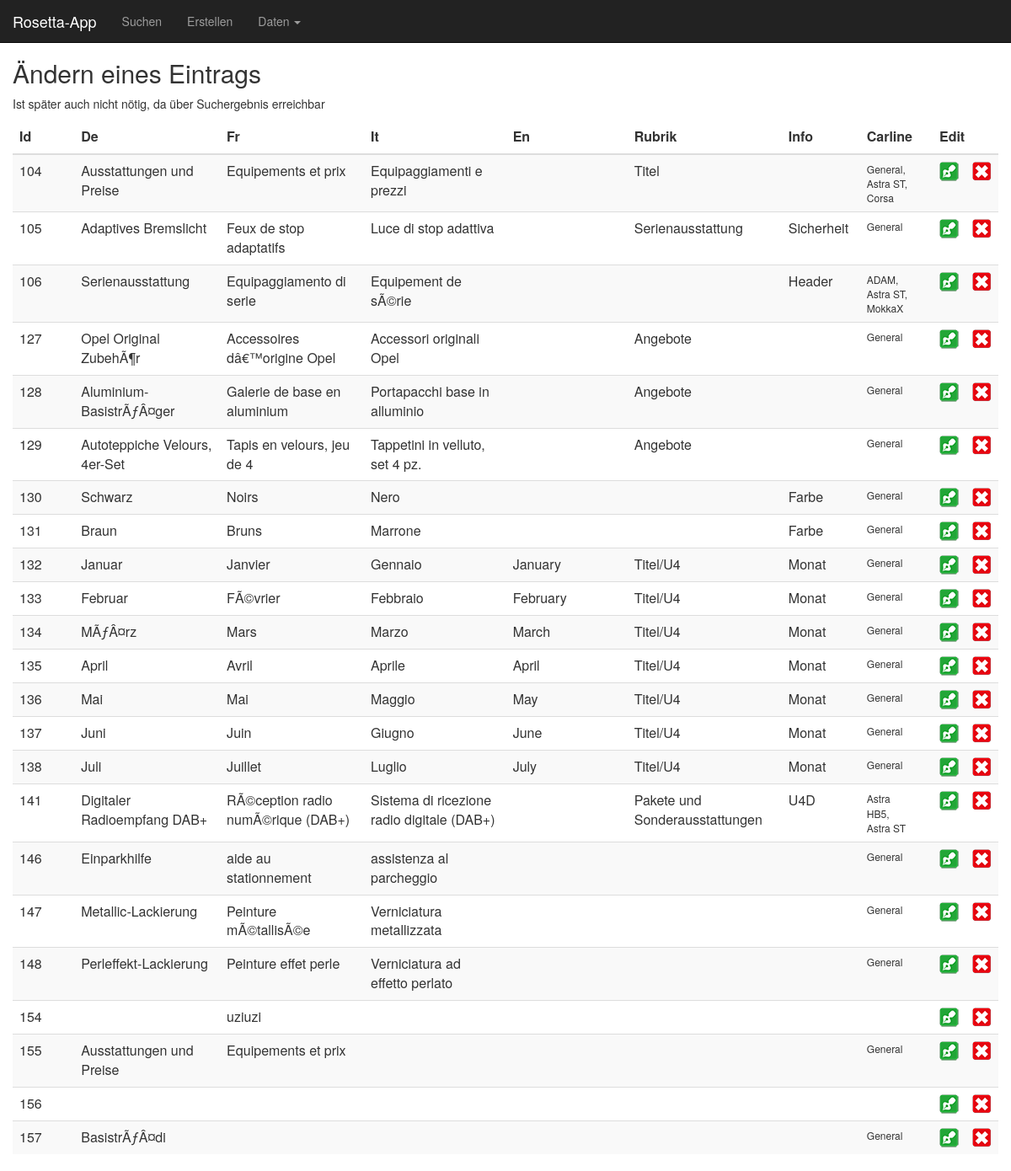
The app's page /Sandbox/003_db_aendern_a.php, older data.
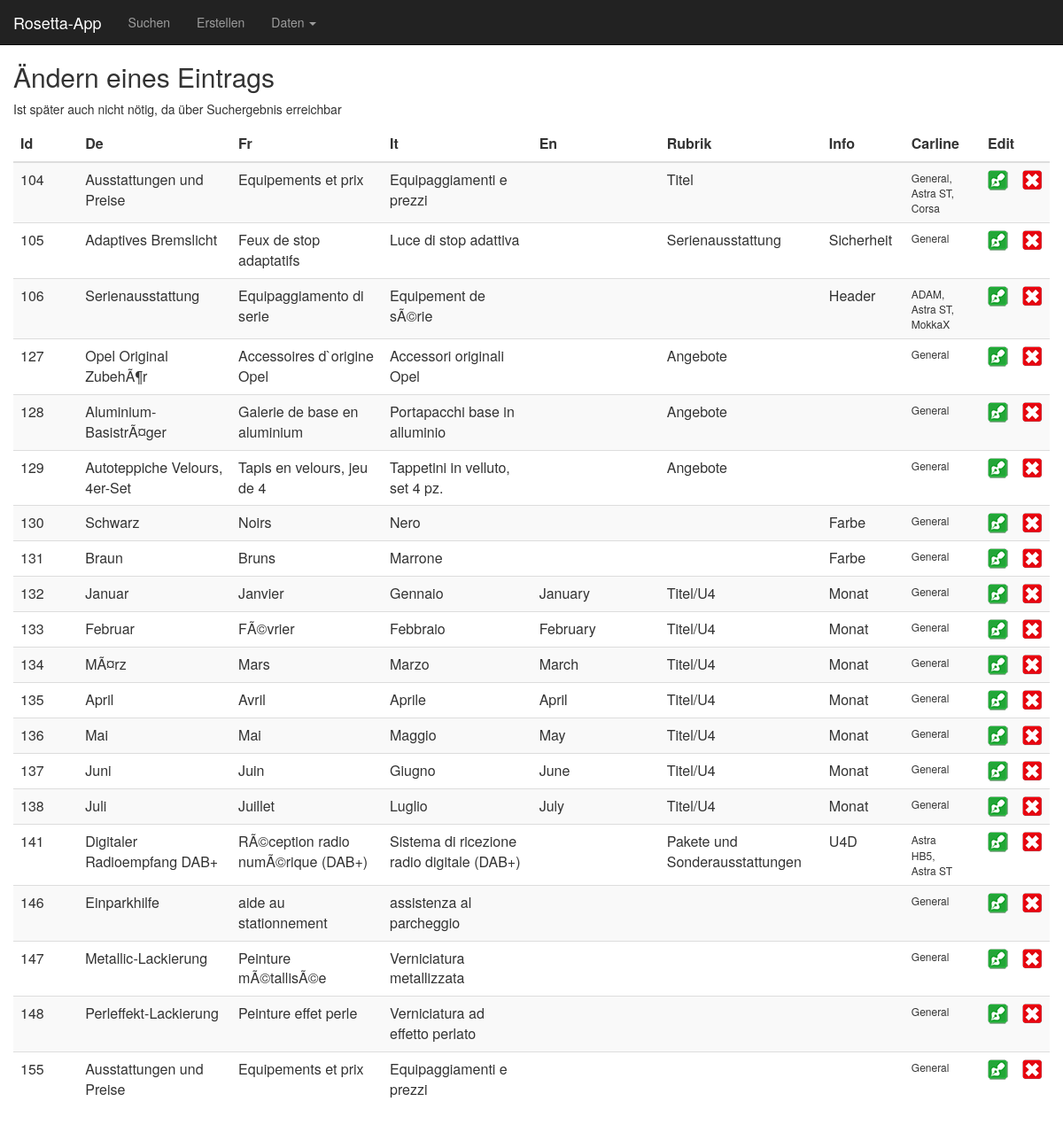
The same page, newer data.
### tables this page shows
CREATE TABLE `rosetta_data` (
  `token` varchar(100) DEFAULT NULL,
  `id` int(5) NOT NULL,
  `date` timestamp NOT NULL DEFAULT CURRENT_TIMESTAMP ON UPDATE CURRENT_TIMESTAMP,
  `de` varchar(1000) DEFAULT NULL,
  `fr` varchar(1000) DEFAULT NULL,
  `comment_fr` varchar(1000) DEFAULT NULL,
  `it` varchar(1000) DEFAULT NULL,
  `comment_it` varchar(1000) DEFAULT NULL,
  `en` varchar(1000) DEFAULT NULL,
  `rubrik` varchar(500) DEFAULT NULL,
  `info` varchar(200) DEFAULT NULL,
  `carline` varchar(500) DEFAULT NULL
);

### Sandbox/include/view_table.php (the view)
<table class="table table-hover table-responsive table-striped">
    <thead>
        <tr>
            <th class="col-sm-1">Id</th>
            <th class="col-sm-2">De</a></th>
            <th class="col-sm-2">Fr</th>
            <th class="col-sm-2">It</th>
            <th class="col-sm-2">En</th>
            <th class="col-sm-2">Rubrik</th>
            <th class="col-sm-2">Info</th>
            <th class="col-sm-2">Carline</th>
            <th class="col-sm-2"></th>
            <th class="col-sm-2" colspan="3">Edit</th>
        </tr>
    </thead>
    <tbody class="results">
<?php
if(empty($searchWord)){$searchWord="";};
while ($dsatz = mysqli_fetch_assoc($res))
{
    echo   "<tr>".
        "<td>" . $dsatz["id"]        . "</td>".
        "<td>" . utf8_encode(preg_replace("/" . $searchWord. "/", "<span class='highlight'>" . $searchWord . "</span>",$dsatz["de"]))       . "</td>".
        "<td>" . utf8_encode(preg_replace("/" . $searchWord. "/", "<span class='highlight'>" . $searchWord . "</span>",$dsatz["fr"]))      . "</td>".
        "<td>" . utf8_encode(preg_replace("/" . $searchWord. "/", "<span class='highlight'>" . $searchWord . "</span>",$dsatz["it"]))       . "</td>".
        "<td>" . utf8_encode(preg_replace("/" . $searchWord. "/", "<span class='highlight'>" . $searchWord . "</span>",$dsatz["en"]))      . "</td>".
        "<td>" . utf8_encode(preg_replace("/" . $searchWord. "/", "<span class='highlight'>" . $searchWord . "</span>",$dsatz["rubrik"]))    . "</td>".
        "<td>" . utf8_encode(preg_replace("/" . $searchWord. "/", "<span class='highlight'>" . $searchWord . "</span>",$dsatz["info"]))      . "</td>".
        "<td class='columnCarline'>" . $dsatz["carline"]   . "</td>".
        "<td>" .  "</td>".
        "<td >
            <input  type=\"image\" name='update' value='" . $dsatz["id"] . "' src=\"img/button_edit.png\" class=\"editButton\"  formaction=\"003_db_aendern_b.php\"></button>
        </td>".
        "<td >
            <input  type=\"image\" name='delete' value='" . $dsatz["id"] . "' src=\"img/button_delete.png\" class=\"editButton\"   formaction=\"003_db_loeschen_b.php\"></button>
        </td>";
    echo    "</tr>";
}
?>
</tbody>
    </table>

### Sandbox/elements/header.php (shortened to what this page needs)
<html>
    <head>
        <link href="https://slimou.de/___Bootstrap/bootstrap/css/bootstrap.min.css" rel="stylesheet">
        <link href="css/layout.css" rel="stylesheet">
        <link rel="stylesheet" href="//code.jquery.com/ui/1.11.4/themes/smoothness/jquery-ui.css">
    </head>
    <body>
        <?php
        include 'elements/navigation.php';
        ?>
        <div class="container-fluid content">

### Sandbox/elements/navigation.php (shortened to what this page needs)
<nav class="navbar navbar-inverse navbar-fixed-top">
    <div class="container-fluid">
        <div class="navbar-header">
            <a class="navbar-brand" href="index.php">Rosetta-App</a>
        </div>
        <div class="collapse navbar-collapse navbar-left" id="bs-exmple-navbar-collapse-1">
            <ul class="nav navbar-nav">
                <li><a href="003_db_suchen_a.php">Suchen</a></li>
                <li><a href="003_db_erzeugen_a.php">Erstellen</a></li>
                <li class="dropdown">
                    <a href="#" class="dropdown-toggle" data-toggle="dropdown">Daten
                        <span class="caret"></span>
                    </a>
                </li>
            </ul>
        </div>
    </div>
</nav>

### Sandbox/003_db_aendern_a.php (shortened to what this page needs)
<?php
include "elements/header.php";
?>
<h2>Ändern eines Eintrags</h2>
<p>Ist später auch nicht nötig, da über Suchergebnis erreichbar</p>
<?php
include "include/db_connect.php";
?>
    <form action = "003_db_aendern_b.php" method = "post">
        <?php
            $res = mysqli_query($con, "select * from rosetta_data");
            include "include/view_table.php";
        ?>
    </form>

### Sandbox/css/layout.css (style rules this page uses)
.content { position: relative; top: 50px; }
.columnCarline { font-size: .75em; }

Row changes from the older to the newer data that the page shows:
removed rosetta_data: id "154", fr "u z i u z i"
removed rosetta_data: id "156"
removed rosetta_data: id "157", de "B a s i s t r Ã ƒ Â ¤ d i", carline "General"
changed rosetta_data id 127: fr "A c c e s s o i r e s d â € ™ o r i g i n e O p e l" → "A c c e s s o i r e s d ` o r i g i n e O p e l"
changed rosetta_data id 128: de "A l u m i n i u m - B a s i s t r Ã ƒ Â ¤ g e r" → "A l u m i n i u m - B a s i s t r Ã ¤ g e r"
changed rosetta_data id 134: de "M Ã ƒ Â ¤ r z" → "M Ã ¤ r z"
changed rosetta_data id 155: it (not shown) → "E q u i p a g g i a m e n t i e p r e z z i"
